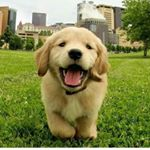
#> input picture dog.jpg, 150 x 150 px
$ python -i pencilsketch.py   (imports and definitions only)
#> lines starting #> are read from the running program, lines starting #| are printed output that depends on the picture
#> further down, picture is the input picture: shape (150, 150, 3); mean B, G, R 75.5, 134.4, 130.1
import streamlit as st
import numpy as np
from PIL import Image
import cv2

def dodgeV2(x,y):
  return cv2.divide(x,255-y, scale=256)

# function to convert image to pencil sketch

def pencilsketch(input_image):

    # converting an image into gray scale image
    grayImage = cv2.cvtColor(input_image,cv2.COLOR_BGR2GRAY)
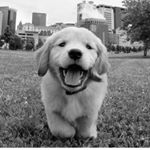
#> grayImage: shape (150, 150); min 0, max 255, mean 126.4

    # Inverting an image
    invertImage = cv2.bitwise_not(grayImage)
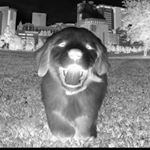
#> invertImage: shape (150, 150); min 0, max 255, mean 128.6

    # Smoothing the image
    image_smoothing = cv2.GaussianBlur(invertImage, (21,21),sigmaX=0, sigmaY=0)
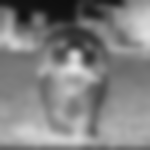
#> image_smoothing: shape (150, 150); min 14, max 230, mean 129

    # final image
    final_image = dodgeV2(grayImage,image_smoothing)
#> in dodgeV2, `return cv2.divide(x,255-y, scale=256)`:
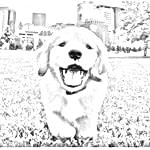
#> returned value: shape (150, 150); min 0, max 255, mean 230.1

    return final_image

# [1 line not run here, left out]
description = '<p style=" color:Blue; font-size: 18px;">This web app will help to convert your photos to realistic Pencil Sketches. Try it now!</p>'
# [13 lines not run here, left out]

>>> import cv2
>>> picture = cv2.imread('dog.jpg')
>>> result = pencilsketch(picture)
